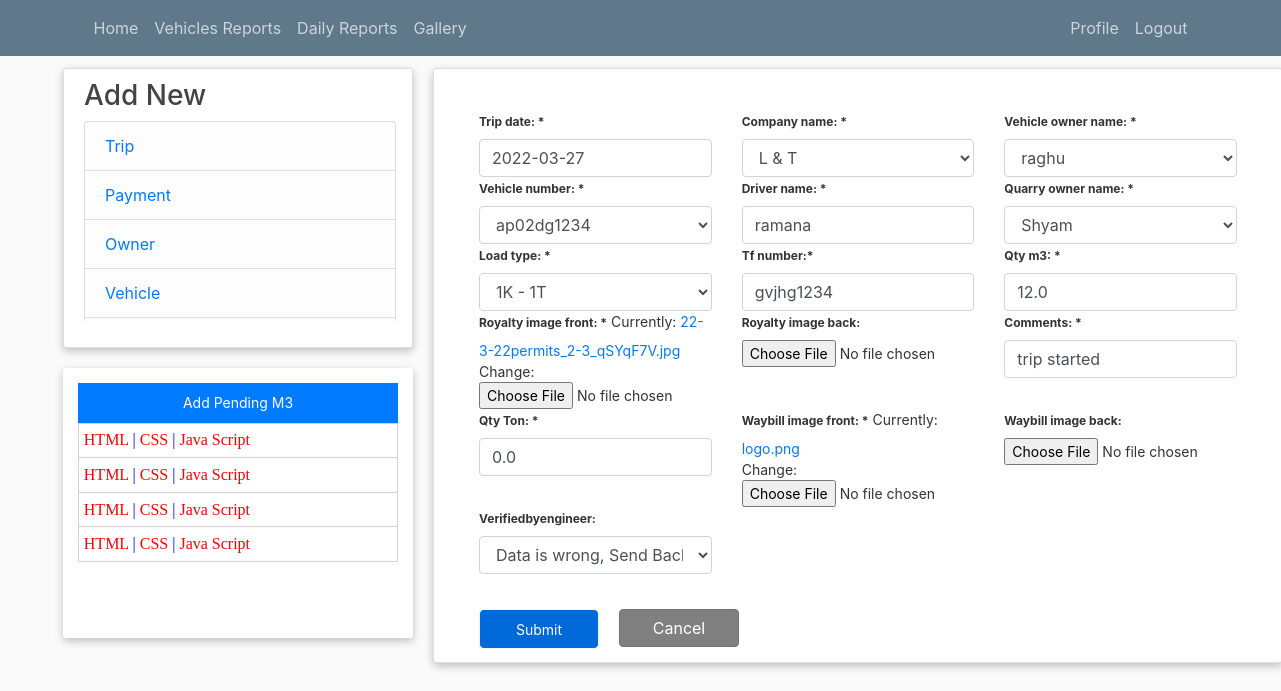
/layer2add/5/ (signed in), run on the app's committed database.
### blog/models.py (models this page shows, shortened)
class LayerWiseTripDetails(models.Model):
    trip_date = models.DateField(null=False, blank=False,default='2022-03-20')
    company_name = models.ForeignKey(CompanyName, on_delete=models.SET_NULL, null=True, blank=False)
    vehicle_owner_name = models.ForeignKey(
        TransporterDetails , on_delete=models.SET_NULL, null=True, blank=False)
    vehicle_number = models.ForeignKey(
        VehicleDetails , on_delete=models.SET_NULL, null=True, blank=False)
    driver_name = models.CharField(max_length=200,null=True, blank=False)
    quarry_owner_name = models.ForeignKey(QuarryDetails, on_delete=models.SET_NULL, null=True, blank=False)
    load_type = models.ForeignKey(LoadType, on_delete=models.SET_NULL, null=True, blank=False)
    tf_number = models.CharField(max_length=200, null=False, blank=False)
    qty_m3 = models.FloatField(null=False, blank=False)
    royalty_image_front = models.ImageField(null=False, blank=False)
    royalty_image_back = models.ImageField(null=False, blank=True)
    qty_ton = models.FloatField(null=False, blank=False, default=0.0)
    waybill_image_front = models.ImageField(null=False, blank=False)
    waybill_image_back = models.ImageField(null=False, blank=True)
    verifiedbyengineer = models.CharField(max_length=200, blank=False, null=False, choices=STATUS, default='No')
    verifiedbymalli = models.CharField(max_length=200, blank=False, null=False, choices=STATUS, default='No')
    qty_ton = models.FloatField(null=False,default=0, blank=False)
    waybill_image_front = models.ImageField(default='logo.png',null=False, blank=False)
    waybill_image_back = models.ImageField( null=False, blank=True)
    verifiedbysuresh = models.CharField(max_length=200, blank=False, null=False, choices=VERIFY, default='No')
    comments = models.CharField(max_length=200, blank=True, null=True)

class CompanyName(models.Model):
    company_name = models.CharField(max_length=100, null=False, blank=False)
    def __str__(self):
        return self.company_name

class TransporterDetails(models.Model):
    vehicle_owner_name = models.CharField(max_length=100, null=False, blank=False)
    phoneNumberRegex = RegexValidator(regex = r"^\+?1?\d{8,15}$")
    owner_phone_number = models.CharField(validators = [phoneNumberRegex], max_length = 16, null=False, blank=False)
    rate_per_tonne = models.CharField(max_length=200, null=True, blank=True)
    def __str__(self):
        return self.vehicle_owner_name

class VehicleDetails(models.Model):
    vehicle_number = models.CharField(max_length=10, null=False, blank=False)
    owner_name = models.ForeignKey(TransporterDetails, on_delete=models.SET_NULL, null=True, blank=False)
    phoneNumberRegex = RegexValidator(regex = r"^\+?1?\d{8,15}$")
    driver_name = models.CharField(max_length=200, null=True, blank=True)
    driver_phone_number = models.CharField(validators = [phoneNumberRegex], max_length = 16, null=True, blank=True)
    driver_name2 = models.CharField(max_length=200, null=True, blank=True)
    driver_phone_number2 = models.CharField(validators = [phoneNumberRegex], max_length = 16, null=True, blank=True)
    rate_per_tonne = models.CharField(max_length=200, null=False, blank=False)
    def __str__(self):
        return self.vehicle_number

class QuarryDetails(models.Model):
    quarry_owner_name = models.CharField(max_length=100, null=False, blank=False)
    quarry_ton_rate = models.FloatField(null=False, blank=True)
    def __str__(self):
        return self.quarry_owner_name

class LoadType(models.Model):
    load_type = models.CharField(max_length=100, null=False, blank=False)
    load_type_rate_per_tonne = models.FloatField(null=False, blank=True)
    def __str__(self):
        return self.load_type

### blog/views.py (the view, shortened to what this page needs)
# urls.py: path('layer2add/<str:pk>/', views.layer2TripDetails, name='layer2add'),
@login_required(login_url='login')
def layer2TripDetails(request, pk):
    layer1trip_detail = LayerWiseTripDetails.objects.get(id=pk)
    form = Layerwise2TripDetailsForm(instance=layer1trip_detail)
    context = {'form':form}
    return render(request, 'blog/layer2_add_trip_details.html', context)

### blog/forms.py
class Layerwise2TripDetailsForm(forms.ModelForm):
    class Meta:
        model = LayerWiseTripDetails
        fields = '__all__'
        exclude = {'verifiedbymalli','verifiedbysuresh'}

### blog/templates/blog/layer2_add_trip_details.html (shortened to what this page needs)
{% extends "blog/base.html" %}
{% block content %}
{% load crispy_forms_tags %}
<body class="m-5">
    <div class="container">
      <div class="row">
            <div class="col-md-12">
                <div class="card card-body">
                    <form action="" method="POST" enctype="multipart/form-data" style="margin-left: 25px;margin-right: 25px;">
                        <br>
                        <div class="row">
                            <div class="col">
                        <div class="fieldWrapper ">
                            <label for="{{ form.trip_date.id_for_label }}">Trip date: * </label>
                            {{ form.trip_date }}
                        </div></div>
                        <div class="col">
                        <div class="fieldWrapper">
                            <label for="{{ form.company_name.id_for_label }}">Company name: *</label>
                            {{ form.company_name }}
                        </div></div>
                            <div class="col">
                        <div class="fieldWrapper">
                            <label for="{{ form.vehicle_owner_name.id_for_label }}">Vehicle owner name: *</label>
                            {{ form.vehicle_owner_name }}
                        </div></div></div>
                        <div class="row">
                            <div class="col">
                        <div class="fieldWrapper">
                            <label for="{{ form.vehicle_number.id_for_label }}">Vehicle number: *</label>
                            {{ form.vehicle_number }}
                        </div></div>
                            <div class="col">
                        <div class="fieldWrapper">
                            <label for="{{ form.driver_name.id_for_label }}">Driver name: * </label>
                            {{ form.driver_name }}
                        </div>
                        </div>
                            <div class="col">
                        <div class="fieldWrapper">
                            <label for="{{ form.quarry_owner_name.id_for_label }}">Quarry owner name: *</label>
                            {{ form.quarry_owner_name }}
                        </div></div></div>
                        <div class="row">
                            <div class="col">
                        <div class="fieldWrapper">
                            <label for="{{ form.load_type.id_for_label }}">Load type: *</label>
                            {{ form.load_type }}
                        </div></div>
                            <div class="col">
                        <div class="fieldWrapper">
                            <label for="{{ form.tf_number.id_for_label }}">Tf number:*</label>
                            {{ form.tf_number }}
                        </div></div>
                            <div class="col">
                        <div class="fieldWrapper">
                            <label for="{{ form.qty_m3.id_for_label }}">Qty m3: *</label>
                            {{ form.qty_m3 }}
                        </div></div></div>
                        <div class="row">
                            <div class="col">
                        <div class="fieldWrapper">
                            <label for="{{ form.royalty_image_front.id_for_label }}">Royalty image front: *</label>
                            {{ form.royalty_image_front }}
                        </div></div>
                            <div class="col">
                        <div class="fieldWrapper">
                            <label for="{{ form.royalty_image_back.id_for_label }}">Royalty image back:</label>
                            {{ form.royalty_image_back }}
                        </div></div>
                            <div class="col">
                        <div class="fieldWrapper">
                            <label for="{{ form.comments.id_for_label }}">Comments: *</label>
                            {{ form.comments }}
                        </div></div></div>
                        <div class="row">
                            <div class="col">
                        <div class="fieldWrapper">
                            <label for="{{ form.qty_ton.id_for_label }}">Qty Ton: *</label>
                            {{ form.qty_ton }}
                        </div></div>
                            <div class="col">
                        <div class="fieldWrapper">
                            <label for="{{ form.waybill_image_front.id_for_label }}">Waybill image front: * </label>
                            {{ form.waybill_image_front }}
                        </div></div>
                            <div class="col">
                        <div class="fieldWrapper">
                            <label for="{{ form.waybill_image_back.id_for_label }}">Waybill image back:</label>
                            {{ form.waybill_image_back }}
                        </div></div></div>
                      <div class="row">
                            <div class="col-4">
                        <div class="fieldWrapper">
                            <label for="{{ form.verifiedbyengineer.id_for_label }}">Verifiedbyengineer: </label>
                            {{ form.verifiedbyengineer }}
                        </div></div></div>
                        <div  class="btn-form-init" style="margin: 15px; position: relative;top:20px;">
                            <input type="submit" name="Submit" class="btn-submit-init" style="margin-left: -15px;">
                            <a class="btn btn-outline-secondary btn-close-init" href="{% url 'engineer_page'  %}">Cancel</a>
                    </div>
                    </form>
                </div>
            </div>
      </div>
    </div>
{% endblock %}

### blog/static/blog/main.css (style rules this page uses)
body { background: #fafafa; color: #333333; margin-top: 5rem; }

### blog/templates/blog/base.html (style rules this page uses)
label { display: inline-block; margin-bottom: 0.5rem; font-size: 12px; font-weight: bold; }

### blog/templates/blog/layer2_add_trip_details.html (style rules this page uses)
.btn-submit-init { width: 120px; height: 40px; float: left; color: white; background-color: #0069D9; border-radius: 5px; border: 1px solid whitesmoke; }
.btn-close-init { width: 120px; background: gray; color: white; margin-left: 20px; }
.card { width: 850px; box-shadow: rgb(0 0 0 / 24%) 0px 3px 8px; margin-top: 20px; margin-left: -25px; }
form { font-size: 14px !important; }

### data on the page
LayerWiseTripDetails: trip_date "2022-03-27", driver_name "ramana", tf_number "gvjhg1234", qty_m3 "12.0", comments "trip started", qty_ton "0.0", verifiedbyengineer "Data is wrong, Send Back"
CompanyName: company_name "L & T"
TransporterDetails: vehicle_owner_name "raghu"
VehicleDetails: vehicle_number "ap02dg1234"
QuarryDetails: quarry_owner_name "Shyam"
LoadType: load_type "1K - 1T"
